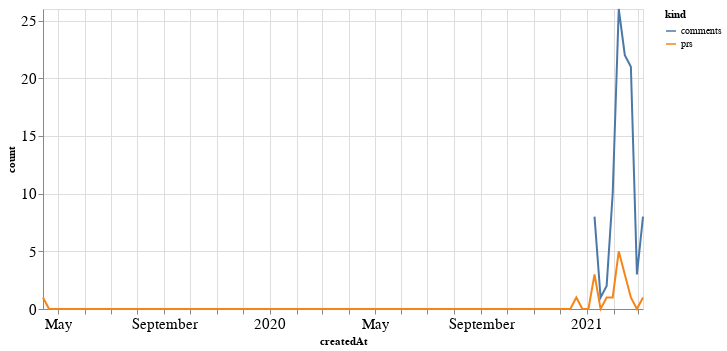

Here is the notebook cell this chart was saved with:
### Code cell
alt.Chart(total_time, width=600).mark_line().encode(
    x='createdAt',
    y='count',
    color='kind'
)

### Figure 1 — Vega-Lite specification as saved in the notebook (floating-point values rounded to 4 significant figures; data arrays with more than 128 entries replaced by an {"elided": "..."} marker saying what was removed)
{"config": {"axisLeft": {"labelFontSize": 15}, "axisBottom": {"labelFontSize": 15}}, "data": {"name": "data-099bf4033d8fe607681ea7d02af61c68"}, "mark": "line", "encoding": {"color": {"type": "nominal", "field": "kind"}, "x": {"type": "temporal", "field": "createdAt"}, "y": {"type": "quantitative", "field": "count"}}, "width": 600, "$schema": "https://vega.github.io/schema/vega-lite/v4.8.1.json", "datasets": {"data-099bf4033d8fe607681ea7d02af61c68": {"elided": "200 records"}}}
